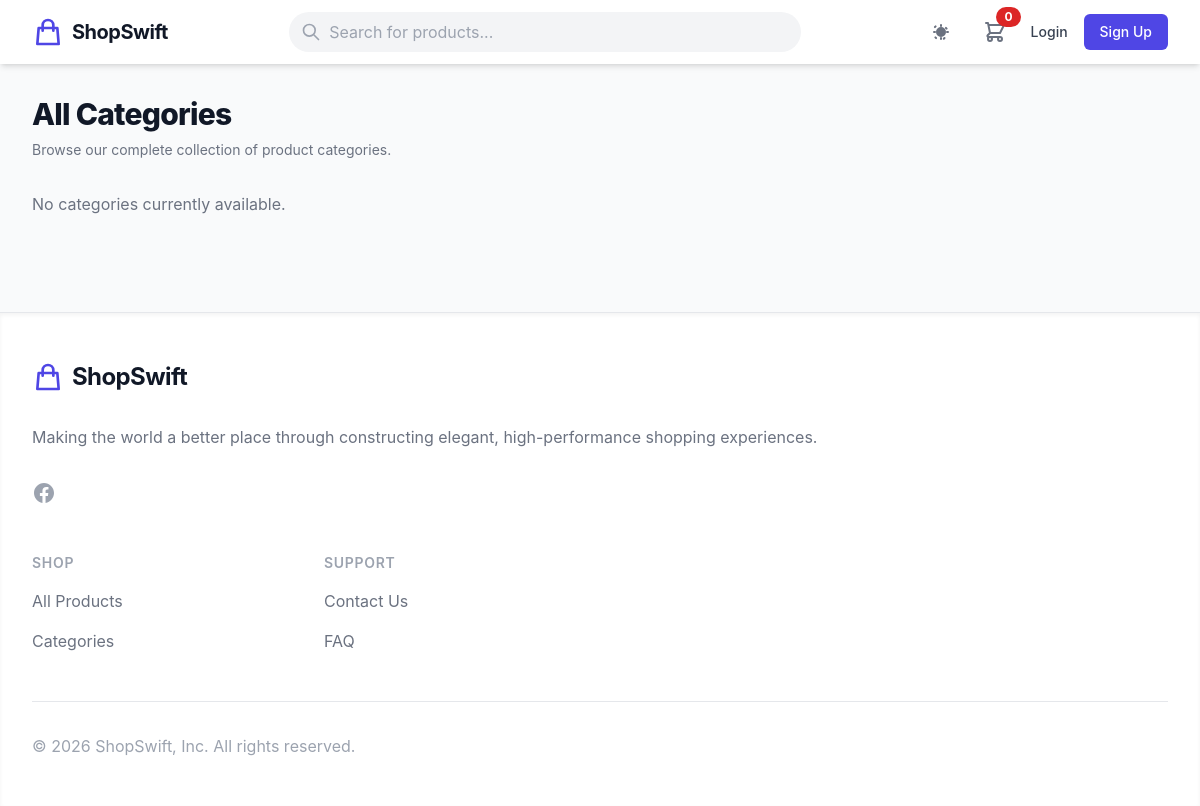
The page /categories on the database as committed earlier.
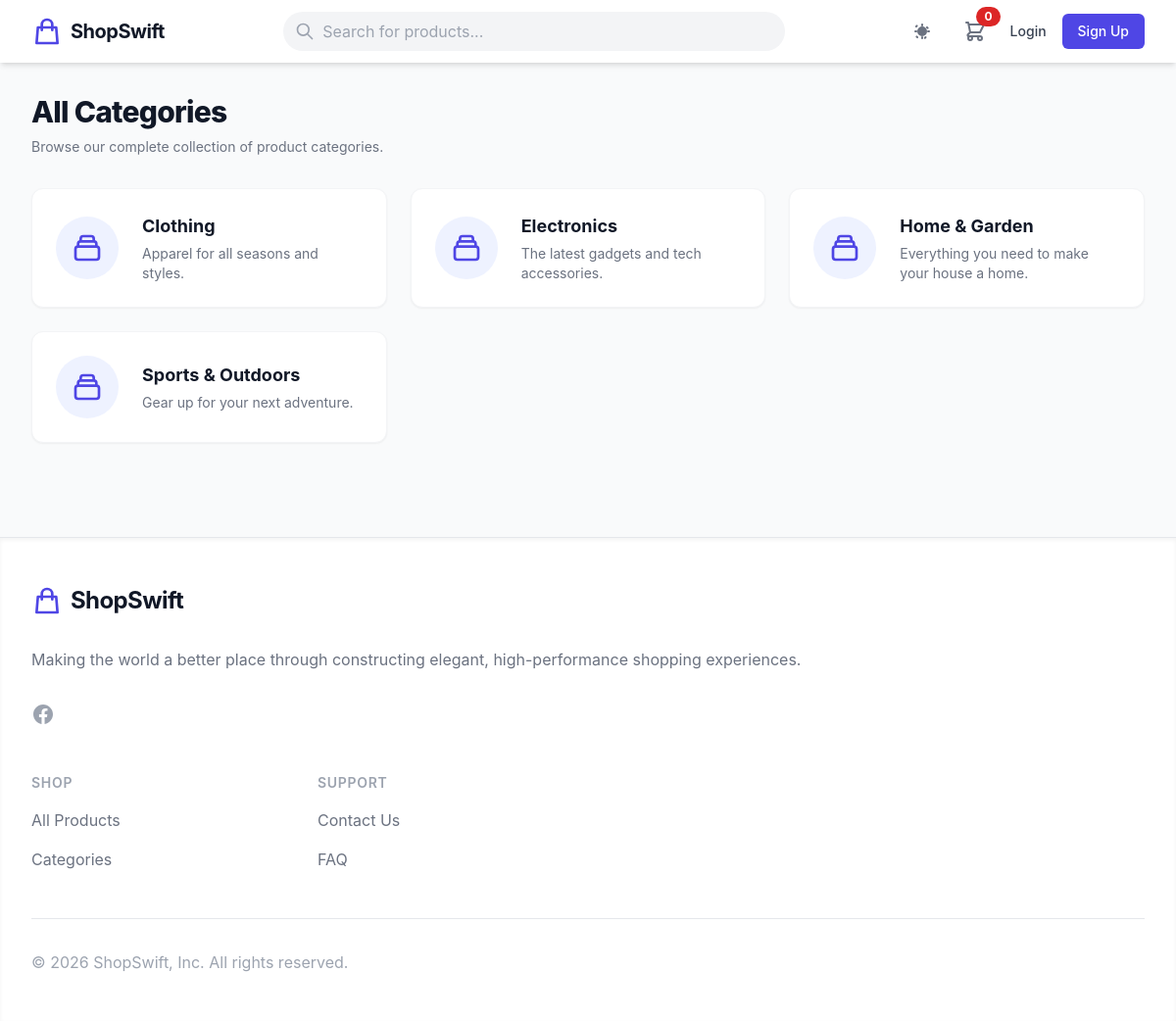
The same page on the database as committed later.
### tables this page shows
CREATE TABLE `categories` (
  `id` int NOT NULL AUTO_INCREMENT,
  `name` varchar(100) NOT NULL,
  `slug` varchar(100) NOT NULL,
  `description` text,
  `status` tinyint(1) NOT NULL DEFAULT '1',
  `created_at` timestamp NULL DEFAULT CURRENT_TIMESTAMP,
  PRIMARY KEY (`id`),
  UNIQUE KEY `slug` (`slug`)
);

### core/controllers/CategoryController.php (called while the page is built, shortened)
<?php
require_once __DIR__ . '/../models/Category.php';
class CategoryController {
    private $categoryModel;
    public function __construct(PDO $db) {
        $this->categoryModel = new Category($db);
    }
    public function index() {
        $categories = $this->categoryModel->getAllActive();
        require_once __DIR__ . '/../views/storefront/categories.php';
    }
}
?>

### core/models/Category.php (called while the page is built, shortened)
<?php
class Category {
    private $db;
    public function __construct(PDO $db) {
        $this->db = $db;
    }
    public function getAllActive() {
        $stmt = $this->db->query("SELECT * FROM categories WHERE status = 1 ORDER BY name ASC");
        return $stmt->fetchAll();
    }
}
?>

### core/helpers/functions.php (called while the page is built, shortened)
<?php
function sanitize($string) {
    return htmlspecialchars(trim($string), ENT_QUOTES, 'UTF-8');
}
?>

### core/views/storefront/categories.php (the view, shortened to what this page needs)
<?php
require_once __DIR__ . '/partials/header.php';
?>
<div class="mb-16">
    <div class="mb-8">
        <h1 class="text-3xl font-extrabold tracking-tight text-gray-900 dark:text-white">All Categories</h1>
        <p class="mt-2 text-sm text-gray-500 dark:text-gray-400">Browse our complete collection of product categories.</p>
    </div>
    <?php if (empty($categories)): ?>
        <p class="text-gray-500 dark:text-gray-400">No categories currently available.</p>
    <?php else: ?>
        <div class="grid grid-cols-1 sm:grid-cols-2 lg:grid-cols-3 gap-6">
            <?php foreach ($categories as $category): ?>
                <a href="/category/<?php echo sanitize($category['slug']); ?>" class="group flex items-center p-6 bg-white dark:bg-gray-800 rounded-xl shadow-sm border border-gray-100 dark:border-gray-700 hover:shadow-md transition-all hover:-translate-y-1">
                    <div class="flex-shrink-0 w-16 h-16 rounded-full bg-indigo-50 dark:bg-gray-700 flex items-center justify-center mr-6 group-hover:bg-indigo-100 dark:group-hover:bg-gray-600 transition-colors">
                    </div>
                    <div>
                        <h3 class="text-lg font-bold text-gray-900 dark:text-white"><?php echo sanitize($category['name']); ?></h3>
                        <?php if(!empty($category['description'])): ?>
                            <p class="text-sm text-gray-500 dark:text-gray-400 mt-1 line-clamp-2"><?php echo sanitize($category['description']); ?></p>
                        <?php endif; ?>
                    </div>
                </a>
            <?php endforeach; ?>
        </div>
    <?php endif; ?>
</div>
<?php require_once __DIR__ . '/partials/footer.php'; ?>

### index.php (shortened to what this page needs)
<?php
require_once __DIR__ . '/core/helpers/functions.php';
$requestUri = parse_url($_SERVER['REQUEST_URI'], PHP_URL_PATH);
$route = trim($requestUri, '/');
try {
    $db = getDB();
    switch ($route) {
        case 'categories':
            require_once __DIR__ . '/core/controllers/CategoryController.php';
            $categoryCtrl = new CategoryController($db);
            $categoryCtrl->index();
            break;
    }
} catch (Exception $e) {
    http_response_code(500);
    echo "An unexpected error occurred.";
    error_log("General Application Error: " . $e->getMessage());
}
?>

### core/views/storefront/partials/header.php (shortened to what this page needs)
<!DOCTYPE html>
<html lang="en" class="light">
<head>
    <script src="https://cdn.tailwindcss.com"></script>
</head>
<body class="bg-gray-50 text-gray-900 dark:bg-gray-900 dark:text-gray-100 min-h-screen flex flex-col">
<nav class="bg-white dark:bg-gray-800 shadow-md sticky top-0 z-50">
    <div class="max-w-7xl mx-auto px-4 sm:px-6 lg:px-8">
        <div class="flex justify-between h-16">
            <div class="flex items-center">
                <a href="/" class="flex-shrink-0 flex items-center gap-2">
                    <svg class="h-8 w-8 text-primary" fill="none" viewBox="0 0 24 24" stroke="currentColor">
                        <path stroke-linecap="round" stroke-linejoin="round" stroke-width="2" d="M16 11V7a4 4 0 00-8 0v4M5 9h14l1 12H4L5 9z" />
                    </svg>
                    <span class="font-bold text-xl tracking-tight text-gray-900 dark:text-white">ShopSwift</span>
                </a>
            </div>
            <div class="hidden sm:flex flex-1 items-center justify-center px-8 relative">
                <div class="w-full max-w-lg relative">
                    <input type="text" id="desktop-search" placeholder="Search for products..."
                        class="w-full bg-gray-100 dark:bg-gray-700 text-gray-900 dark:text-white rounded-full py-2 pl-10 pr-4 focus:outline-none focus:ring-2 focus:ring-primary focus:bg-white dark:focus:bg-gray-600 transition-colors">
                    <div class="absolute left-3 top-2.5 text-gray-400">
                        <svg class="h-5 w-5" fill="none" viewBox="0 0 24 24" stroke="currentColor">
                            <path stroke-linecap="round" stroke-linejoin="round" stroke-width="2" d="M21 21l-6-6m2-5a7 7 0 11-14 0 7 7 0 0114 0z" />
                        </svg>
                    </div>
                </div>
            </div>
            <div class="flex items-center space-x-4">
                <button id="theme-toggle" class="p-2 rounded-full text-gray-500 hover:bg-gray-100 dark:text-gray-400 dark:hover:bg-gray-700 focus:outline-none transition-colors">
                </button>
                <a href="/cart" class="relative p-2 text-gray-500 hover:text-primary dark:text-gray-400 dark:hover:text-white transition-colors">
                    <svg class="h-6 w-6" fill="none" viewBox="0 0 24 24" stroke="currentColor">
                        <path stroke-linecap="round" stroke-linejoin="round" stroke-width="2" d="M3 3h2l.4 2M7 13h10l4-8H5.4M7 13L5.4 5M7 13l-2.293 2.293c-.63.63-.184 1.707.707 1.707H17m0 0a2 2 0 100 4 2 2 0 000-4zm-8 2a2 2 0 11-4 0 2 2 0 014 0z" />
                    </svg>
                    <span class="absolute top-0 right-0 inline-flex items-center justify-center px-2 py-1 text-xs font-bold leading-none text-white transform translate-x-1/4 -translate-y-1/4 bg-red-600 rounded-full">0</span>
                </a>
                <?php if(isset($_SESSION['user_id'])): ?>
                    <div class="relative group">
                        <button class="flex items-center space-x-1 text-gray-700 dark:text-gray-300 hover:text-primary font-medium focus:outline-none">
                            <span>Account</span>
                            <svg class="w-4 h-4" fill="none" stroke="currentColor" viewBox="0 0 24 24"><path stroke-linecap="round" stroke-linejoin="round" stroke-width="2" d="M19 9l-7 7-7-7"></path></svg>
                        </button>
                        <div class="absolute right-0 w-48 mt-2 py-2 bg-white dark:bg-gray-800 rounded-md shadow-xl opacity-0 invisible group-hover:opacity-100 group-hover:visible transition-all duration-300 z-50 border dark:border-gray-700">
                            <a href="/dashboard" class="block px-4 py-2 text-sm text-gray-700 dark:text-gray-300 hover:bg-gray-100 dark:hover:bg-gray-700">My Orders</a>
                            <?php if(isset($_SESSION['role']) && $_SESSION['role'] === 'admin'): ?>
                                <a href="/admin" class="block px-4 py-2 text-sm text-primary font-semibold hover:bg-gray-100 dark:hover:bg-gray-700">Admin Panel</a>
                            <?php endif; ?>
                            <div class="border-t dark:border-gray-700 my-1"></div>
                            <a href="/logout" class="block px-4 py-2 text-sm text-red-600 hover:bg-gray-100 dark:hover:bg-gray-700">Logout</a>
                        </div>
                    </div>
                <?php else: ?>
                    <a href="/login" class="text-sm font-medium text-gray-700 dark:text-gray-300 hover:text-primary">Login</a>
                    <a href="/register" class="hidden sm:inline-block text-sm font-medium bg-primary text-white px-4 py-2 rounded-md hover:bg-indigo-700 transition-colors">Sign Up</a>
                <?php endif; ?>
            </div>
        </div>
    </div>
</nav>
<main class="flex-grow w-full max-w-7xl mx-auto px-4 sm:px-6 lg:px-8 py-8">

### core/views/storefront/partials/footer.php (shortened to what this page needs)
</main>
<footer class="bg-white dark:bg-gray-800 shadow-inner mt-auto border-t dark:border-gray-700">
    <div class="max-w-7xl mx-auto py-12 px-4 sm:px-6 lg:px-8">
        <div class="xl:grid xl:grid-cols-3 xl:gap-8">
            <div class="space-y-8 xl:col-span-1">
                <a href="/" class="flex items-center gap-2">
                    <svg class="h-8 w-8 text-primary" fill="none" viewBox="0 0 24 24" stroke="currentColor">
                        <path stroke-linecap="round" stroke-linejoin="round" stroke-width="2" d="M16 11V7a4 4 0 00-8 0v4M5 9h14l1 12H4L5 9z" />
                    </svg>
                    <span class="font-bold text-2xl tracking-tight text-gray-900 dark:text-white">ShopSwift</span>
                </a>
                <p class="text-gray-500 dark:text-gray-400 text-base">
                    Making the world a better place through constructing elegant, high-performance shopping experiences.
                </p>
                <div class="flex space-x-6">
                    <a href="#" class="text-gray-400 hover:text-gray-500">
                    </a>
                </div>
            </div>
            <div class="mt-12 grid grid-cols-2 gap-8 xl:mt-0 xl:col-span-2">
                <div class="md:grid md:grid-cols-2 md:gap-8">
                    <div>
                        <h3 class="text-sm font-semibold text-gray-400 tracking-wider uppercase">Shop</h3>
                        <ul class="mt-4 space-y-4">
                            <li><a href="/products" class="text-base text-gray-500 dark:text-gray-400 hover:text-gray-900 dark:hover:text-white">All Products</a></li>
                            <li><a href="/categories" class="text-base text-gray-500 dark:text-gray-400 hover:text-gray-900 dark:hover:text-white">Categories</a></li>
                        </ul>
                    </div>
                    <div class="mt-12 md:mt-0">
                        <h3 class="text-sm font-semibold text-gray-400 tracking-wider uppercase">Support</h3>
                        <ul class="mt-4 space-y-4">
                            <li><a href="/contact" class="text-base text-gray-500 dark:text-gray-400 hover:text-gray-900 dark:hover:text-white">Contact Us</a></li>
                            <li><a href="/faq" class="text-base text-gray-500 dark:text-gray-400 hover:text-gray-900 dark:hover:text-white">FAQ</a></li>
                        </ul>
                    </div>
                </div>
            </div>
        </div>
        <div class="mt-12 border-t border-gray-200 dark:border-gray-700 pt-8">
            <p class="text-base text-gray-400 xl:text-center">&copy; <?php echo date('Y'); ?> ShopSwift, Inc. All rights reserved.</p>
        </div>
    </div>
</footer>
</body>
</html>

### core/views/storefront/partials/header.php (style rules this page uses)
body { font-family: 'Inter', sans-serif; transition: background-color 0.3s, color 0.3s; }

Rows that differ between the two databases and show on the page:
added categories: name "Clothing", description "Apparel for all seasons and styles."
added categories: name "Electronics", description "The latest gadgets and tech accessories."
added categories: name "Home & Garden", description "Everything you need to make your house a home."
added categories: name "Sports & Outdoors", description "Gear up for your next adventure."
Other text that changed with them:
text no longer shown: "No categories currently available."
